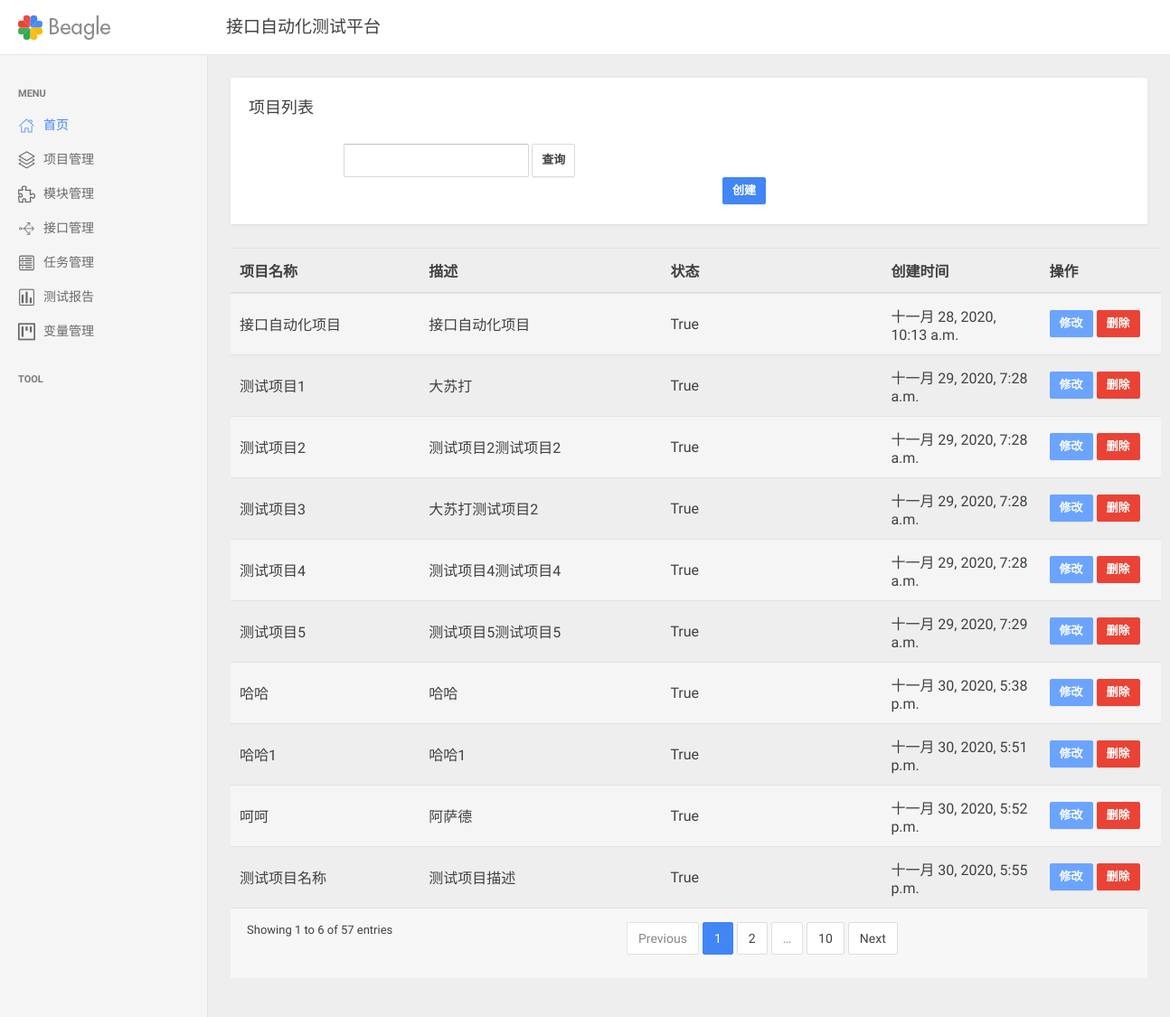
The page /project/list/ on the database as committed earlier.
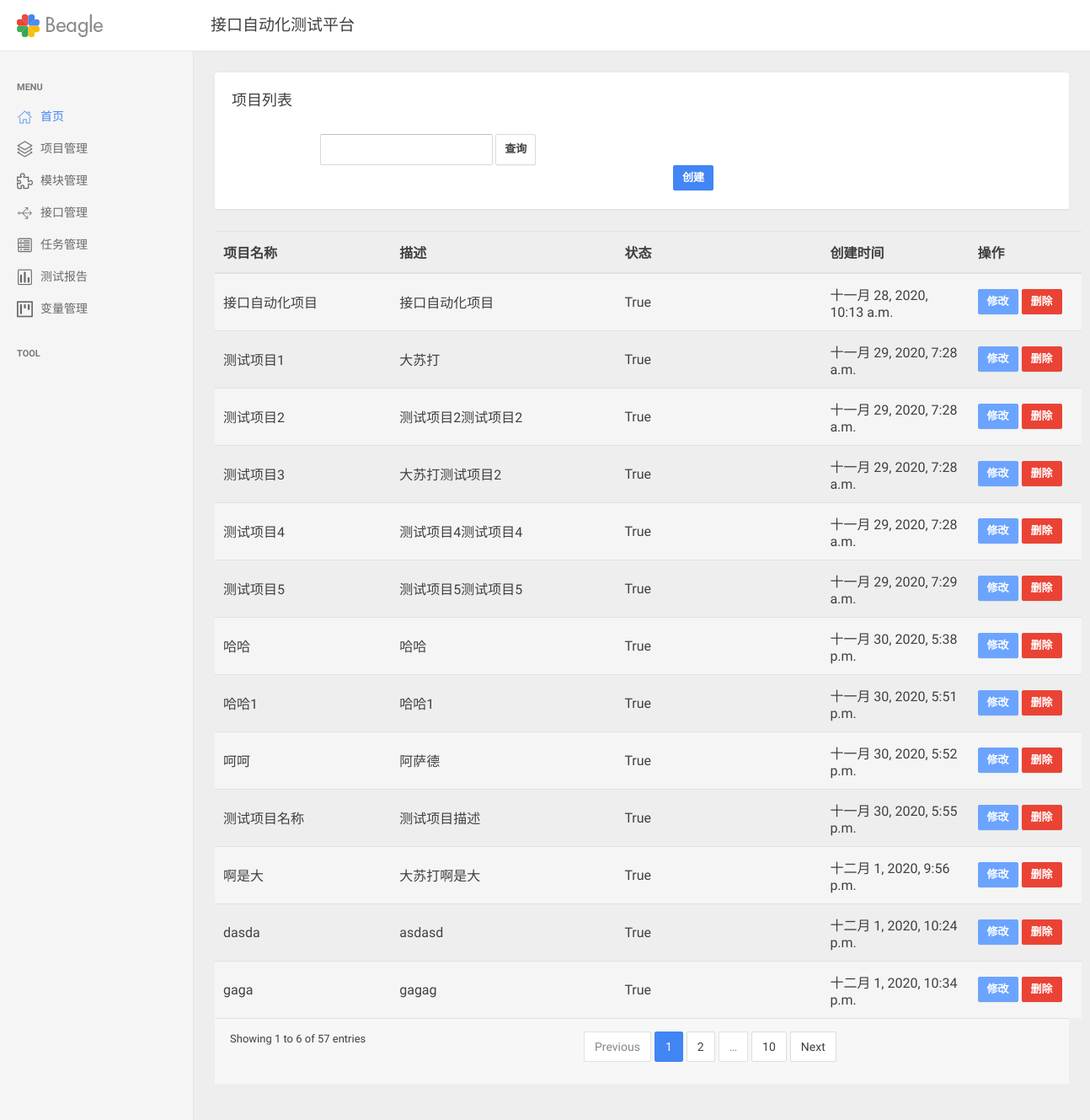
The same page on the database as committed later.
### project/models.py (models this page shows, shortened)
class Project(models.Model):
    name = models.CharField('项目名称', max_length=100, blank=False)
    describe = models.TextField('描述', default='')
    status = models.BooleanField('状态', default=True)
    create_time = models.DateTimeField('创建时间', auto_now_add=True)
    update_time = models.DateTimeField('更新时间', auto_now=True)
    class Meta:
        verbose_name = '项目管理'
        verbose_name_plural = '项目管理'

### project/views/project_views.py (the view)
# urls.py: path('list/', project_views.list),
def list(request):
    pj_list = Project.objects.filter(status=True)
    return render(request, 'project/list.html', {
        'pj_list': pj_list
    })

### templates/project/list.html (shortened to what the changed rows need)
{% extends "home.html" %}
{% load static %}
{% block home %}
    <div class="row">
        <div class="col-sm-12">
                      <div class="row be-datatable-body"><div class="col-sm-12"><table class="table table-striped table-hover table-fw-widget dataTable no-footer" id="table3" role="grid" style="table-layout: fixed" aria-describedby="table3_info">
                    <thead>
                      <tr role="row"><th class="sorting_asc" tabindex="0" aria-controls="table3" rowspan="1" colspan="1" aria-sort="ascending" aria-label="Rendering engine: activate to sort column descending" style="width: 209.2px;">项目名称</th>
                          <th class="sorting" tabindex="0" aria-controls="table3" rowspan="1" colspan="1" aria-label="Browser: activate to sort column ascending" style="width: 267.2px;">描述</th>
                          <th class="sorting" tabindex="0" aria-controls="table3" rowspan="1" colspan="1" aria-label="Platform(s): activate to sort column ascending" style="width: 244px;">状态</th>
                          <th class="sorting" tabindex="0" aria-controls="table3" rowspan="1" colspan="1" aria-label="Engine version: activate to sort column ascending" style="width: 175.2px;">创建时间</th>
                          <th class="sorting" tabindex="0" aria-controls="table3" rowspan="1" colspan="1" aria-label="CSS grade: activate to sort column ascending" style="width: 133.6px;">操作</th>
                      </tr>
                    </thead>
                    <tbody>
                    {% for pj in pj_list %}
                    <tr class="gradeA odd" role="row">
                        <td tabindex="0" class="sorting_1">{{ pj.name }}</td>
                        <td>{{ pj.describe }}</td>
                        <td>{{ pj.status }}</td>
                        <td class="center">{{ pj.create_time }}</td>
                        <td>
                            <a href="/project/edit/{{ pj.id }}/"><button class="btn btn-info">修改</button></a>
                          <button type="button" class="btn btn-danger">删除</button>
                        </td>
                      </tr>
                    {% endfor %}
                    </tbody>
                  </table>
                      </div>
                      </div>
                  </div>
                </div>
              </div>
        </div>
    </div>
{% endblock %}

Rows that differ between the two databases and show on the page:
added Project: name "啊是大", describe "大苏打啊是大", status "True", create_time "十二月 1, 2020, 9:56 p.m."
added Project: name "dasda", describe "asdasd", status "True", create_time "十二月 1, 2020, 10:24 p.m."
added Project: name "gaga", describe "gagag", status "True", create_time "十二月 1, 2020, 10:34 p.m."
